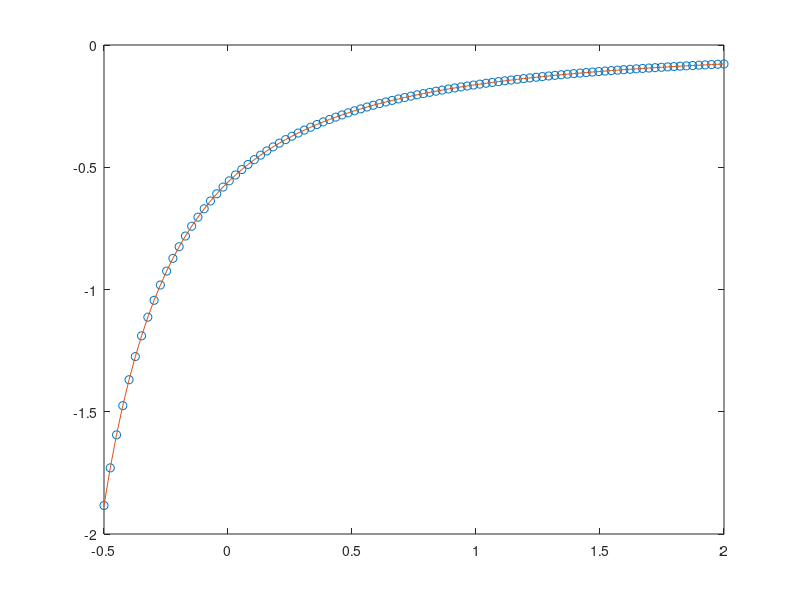

Write the MATLAB code that produced this figure.
fileid = fopen('coeffs.txt');
c = fscanf(fileid, '%f');
fclose(fileid);

x = 0:(length(c)-1);
semilogy(x,abs(c),'o');

fileid = fopen('derivs.txt');
a = fscanf(fileid, '%f');
fclose(fileid);

dera = a(2:2:end);
derc = a(1:2:end);
xx = linspace(-0.5,2,length(dera));


plot(xx,derc,'o');
hold on
plot(xx,dera);
